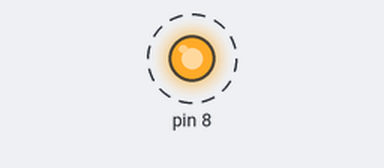
The sketch below on a simulated Arduino Uno, built with avr-gcc and run on an emulated ATmega328P. Parts: output pins drawn as LEDs (lit = HIGH). Dashed ring = blinking. What the sketch prints to the serial monitor is not drawn.

Above: at 11.74 s.
Timing chart, 0 to 40.0 s (numbered marks = the images above):
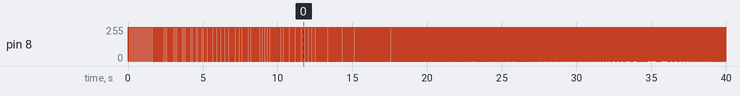

The sketch:

InitialMotorRampTest.ino
```cpp
void setup() {
  // put your setup code here, to run once:

    pinMode(8, OUTPUT);

    Serial.begin(9600);


}


int lastTime=millis();
int currDelay=50;

void loop() {
  // put your main code here, to run repeatedly:

  int currTime = millis();

  if (currTime-lastTime>=1000){
    lastTime=currTime;
    currDelay--;
    Serial.println(currTime);

  }

  if (currDelay<1){
    currDelay=1;
  }


  digitalWrite(8, HIGH);
  delay(currDelay);
  digitalWrite(8, LOW);
  delay(currDelay);


}
```

Measured:
- by itself, pin 8: alternates 255/255 for 0.03 s and 0/255 for 0.03 s
